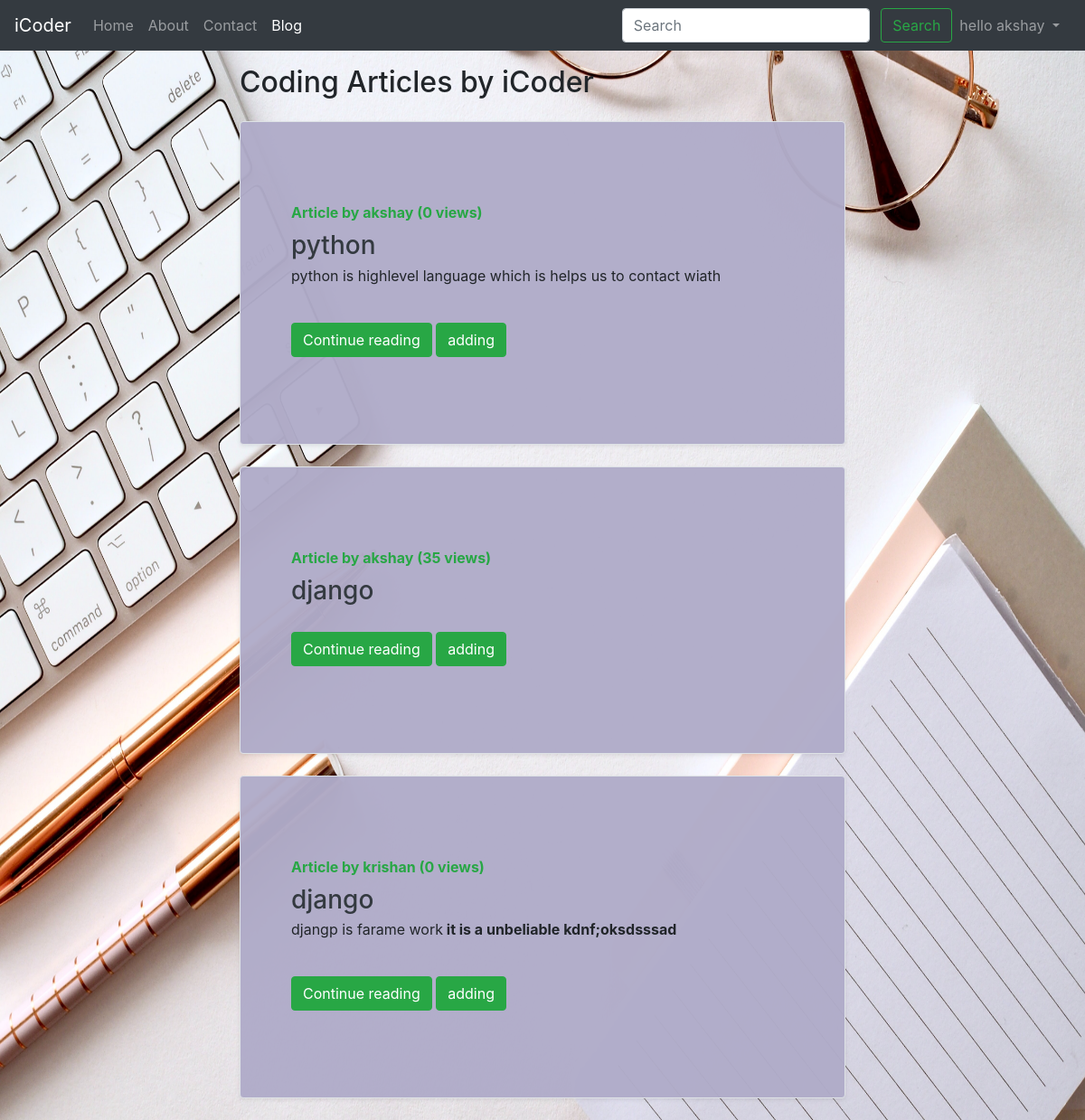
Page /blog/ (signed in) on the committed database.
### blog/models.py (models this page shows, shortened)
class Post(models.Model):
    sno = models.AutoField(primary_key=True)
    title = models.CharField(max_length=255)
    content = RichTextField(blank=True,null=True)
    author = models.CharField(max_length=100)
    slug = models.CharField(max_length=50)
    views = models.IntegerField(default=0)
    timeStamp = models.DateTimeField(default=now)

### blog/views.py (the view)
# urls.py: path('',views.blogHome, name='blogHome'),
def blogHome(request):
    allPosts= Post.objects.all()
    form = PostForm
    context={'allPosts': allPosts,'form':form}
    return render(request, "blog/blogHome.html", context)

### templates/blog/blogHome.html (shortened to what this page needs)
{% extends 'base.html' %}
{% block blogactive %} active {% endblock blogactive %}
{% block body %}
<div class="container my-3 col-md-7">
    <h2>Coding Articles by iCoder</h2>
    {% for post in allPosts  %}
    <div class="jumbotron row no-gutters border rounded overflow-hidden flex-md-row mb-4 shadow-sm h-md-250 my-4 position-relative"style="background-color:#b0acc9f7" >
        <div class="col p-4 d-flex flex-column position-static">
            <strong class="d-inline-block mb-2 text-success">Article  by {{post.author}} ({{post.views}} views)</strong>
            <h3 class="mb-0"><a class="text-dark" href="/blog/{{post.slug}}">{{post.title}}</a></h3>
            <p class="card-text mb-auto"><div class="preview">{{post.content|safe|truncatechars:500}}</div></p>
            <div class="my-2">
            	<a href="/blog/{{post.slug}}" role="button" class="btn btn-success">Continue reading</a>
            	<a href="/blog/add/" role="button" class="btn btn-success">adding</a>
            </div>
        </div>
        </div>
        {% endfor %}
 {% endblock %}

### templates/base.html (shortened to what this page needs)
<!doctype html>
<html lang="en">
<head>
  <link rel="stylesheet" href="https://stackpath.bootstrapcdn.com/bootstrap/4.5.2/css/bootstrap.min.css"
>
</head>
<body>
  <nav class="navbar navbar-expand-lg navbar-dark bg-dark">
    <a class="navbar-brand" href="/">iCoder</a>
    <div class="collapse navbar-collapse" id="navbarSupportedContent">
      <ul class="navbar-nav mr-auto">
        <li class="nav-item {% block homeactive %} {% endblock homeactive %}">
          <a class="nav-link" href="/">Home <span class="sr-only">(current)</span></a>
        </li>
        <li class="nav-item {% block aboutactive %} {% endblock aboutactive %}">
          <a class="nav-link" href="/about">About</a>
        </li>
        <li class="nav-item {% block contactactive %} {% endblock contactactive %}">
          <a class="nav-link" href="/contact">Contact</a>
        </li>
        <li class="nav-item {% block blogactive %} {% endblock blogactive %}">
          <a class="nav-link" href="/blog">Blog</a>
        </li>
      </ul>
      <div class='ml-auto form-inline'>
      <form method='get' action='/search' class=" my-2 my-lg-0">
        <input class="form-control mr-sm-2" type="search" placeholder="Search" aria-label="Search" name="query"
          id="query">
        <button class="btn btn-outline-success my-2 my-sm-0" type="submit">Search</button>
      </form>
      {% if user.is_authenticated %}
      <ul class="navbar-nav mr-1 ">
        <li class="nav-item dropdown ">
          <a class="nav-link dropdown-toggle " href="#" id="navbarDropdown" role="button " data-toggle="dropdown" aria-haspopup="true" aria-expanded="false">
            hello {{request.user}}
          </a>
        </li>
      </ul>
        {% endif %}
      </div>
    </div>
  </nav>
  {% block body %} {% endblock body %}
</body>
</html>

### templates/base.html (style rules this page uses)
body { background-image: url("/static/img/blog3.jpg"); background-repeat: no-repeat; background-attachment: fixed; background-size: 100% 100%; }

### rows in the picture
Post: author "akshay", views "0", title "python", content "python is highlevel language which is helps us to contact wiath"
Post: author "akshay", views "35", title "django"
Post: author "krishan", views "0", title "django", content "djangp is farame work it is a unbeliable kdnf;oksdsssad"

### other values in the picture
{{ request.user }} "akshay"
